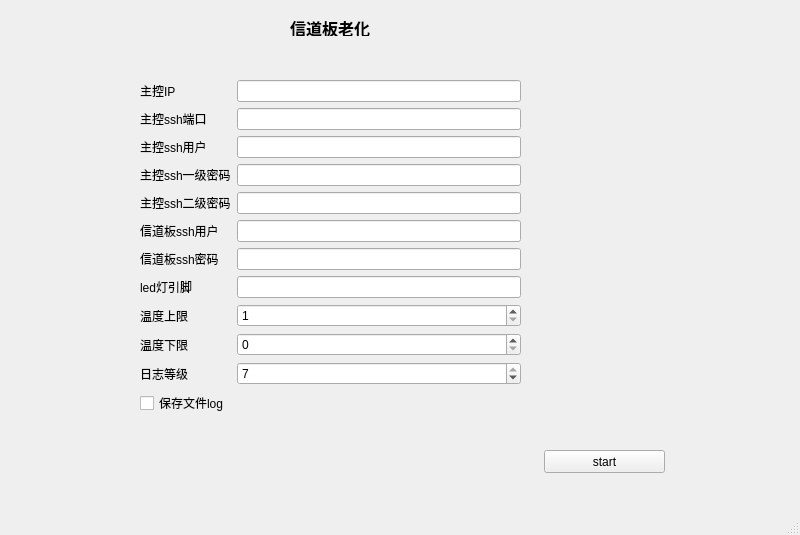
<?xml version="1.0" encoding="UTF-8"?>
<ui version="4.0">
 <class>MainWindow</class>
 <widget class="QMainWindow" name="MainWindow">
  <property name="geometry">
   <rect>
    <x>0</x>
    <y>0</y>
    <width>800</width>
    <height>535</height>
   </rect>
  </property>
  <property name="windowTitle">
   <string>MainWindow</string>
  </property>
  <widget class="QWidget" name="centralwidget">
   <widget class="QLabel" name="oldproduce_lable">
    <property name="geometry">
     <rect>
      <x>290</x>
      <y>20</y>
      <width>101</width>
      <height>16</height>
     </rect>
    </property>
    <property name="font">
     <font>
      <family>Arial Black</family>
      <pointsize>12</pointsize>
      <weight>75</weight>
      <bold>true</bold>
     </font>
    </property>
    <property name="text">
     <string>信道板老化</string>
    </property>
   </widget>
   <widget class="QWidget" name="formLayoutWidget">
    <property name="geometry">
     <rect>
      <x>140</x>
      <y>80</y>
      <width>381</width>
      <height>351</height>
     </rect>
    </property>
    <layout class="QFormLayout" name="formLayout">
     <item row="0" column="0">
      <widget class="QLabel" name="dev_ip_lable">
       <property name="text">
        <string>主控IP</string>
       </property>
      </widget>
     </item>
     <item row="0" column="1">
      <widget class="QLineEdit" name="dut_ip_lineEdit"/>
     </item>
     <item row="1" column="0">
      <widget class="QLabel" name="mssh_port_lable">
       <property name="text">
        <string>主控ssh端口</string>
       </property>
      </widget>
     </item>
     <item row="1" column="1">
      <widget class="QLineEdit" name="mssh_port_lineEdit"/>
     </item>
     <item row="2" column="0">
      <widget class="QLabel" name="mssh_user_lable">
       <property name="text">
        <string>主控ssh用户</string>
       </property>
      </widget>
     </item>
     <item row="2" column="1">
      <widget class="QLineEdit" name="mssh_user_lineEdit"/>
     </item>
     <item row="3" column="0">
      <widget class="QLabel" name="mssh_password_lable">
       <property name="text">
        <string>主控ssh一级密码</string>
       </property>
      </widget>
     </item>
     <item row="3" column="1">
      <widget class="QLineEdit" name="mssh_password_lineEdit"/>
     </item>
     <item row="4" column="0">
      <widget class="QLabel" name="mssh_password_lable_2">
       <property name="text">
        <string>主控ssh二级密码</string>
       </property>
      </widget>
     </item>
     <item row="4" column="1">
      <widget class="QLineEdit" name="mssh_password_lineEdit_2"/>
     </item>
     <item row="5" column="1">
      <widget class="QLineEdit" name="nssh_user_lineEdit"/>
     </item>
     <item row="5" column="0">
      <widget class="QLabel" name="nssh_user_lable">
       <property name="text">
        <string>信道板ssh用户</string>
       </property>
      </widget>
     </item>
     <item row="6" column="0">
      <widget class="QLabel" name="nssh_password_lable">
       <property name="text">
        <string>信道板ssh密码</string>
       </property>
      </widget>
     </item>
     <item row="6" column="1">
      <widget class="QLineEdit" name="nssh_user_lineEdit_2"/>
     </item>
     <item row="7" column="0">
      <widget class="QLabel" name="led_pin_lable">
       <property name="text">
        <string>led灯引脚</string>
       </property>
      </widget>
     </item>
     <item row="7" column="1">
      <widget class="QLineEdit" name="led_pin_lineEdit"/>
     </item>
     <item row="8" column="0">
      <widget class="QLabel" name="upper_limit_lable">
       <property name="text">
        <string>温度上限</string>
       </property>
      </widget>
     </item>
     <item row="8" column="1">
      <widget class="QSpinBox" name="upper_limit_spinBox">
       <property name="minimum">
        <number>1</number>
       </property>
       <property name="maximum">
        <number>100</number>
       </property>
      </widget>
     </item>
     <item row="9" column="0">
      <widget class="QLabel" name="lower_limit_lable">
       <property name="text">
        <string>温度下限</string>
       </property>
      </widget>
     </item>
     <item row="9" column="1">
      <widget class="QSpinBox" name="lower_limit_spinBox"/>
     </item>
     <item row="10" column="0">
      <widget class="QLabel" name="log_level_lable">
       <property name="text">
        <string>日志等级</string>
       </property>
      </widget>
     </item>
     <item row="10" column="1">
      <widget class="QSpinBox" name="log_level_spinBox">
       <property name="maximum">
        <number>7</number>
       </property>
       <property name="value">
        <number>7</number>
       </property>
      </widget>
     </item>
     <item row="11" column="0">
      <widget class="QCheckBox" name="save_log_checkBox">
       <property name="text">
        <string>保存文件log</string>
       </property>
      </widget>
     </item>
    </layout>
   </widget>
   <widget class="QPushButton" name="oldnchp_start">
    <property name="geometry">
     <rect>
      <x>544</x>
      <y>450</y>
      <width>121</width>
      <height>23</height>
     </rect>
    </property>
    <property name="text">
     <string>start</string>
    </property>
   </widget>
  </widget>
  <widget class="QMenuBar" name="menubar">
   <property name="geometry">
    <rect>
     <x>0</x>
     <y>0</y>
     <width>800</width>
     <height>23</height>
    </rect>
   </property>
  </widget>
  <widget class="QStatusBar" name="statusbar"/>
 </widget>
 <resources/>
 <connections/>
</ui>
